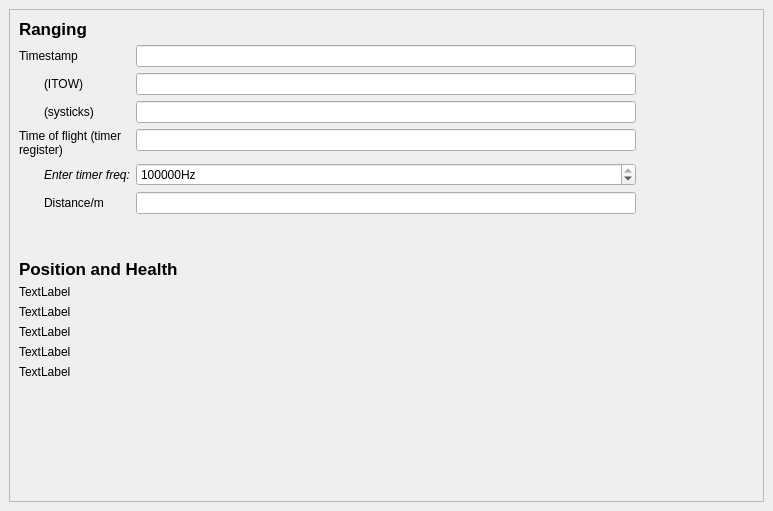
<?xml version="1.0" encoding="UTF-8"?>
<ui version="4.0">
 <class>TOAD</class>
 <widget class="QDockWidget" name="TOAD">
  <property name="geometry">
   <rect>
    <x>0</x>
    <y>0</y>
    <width>773</width>
    <height>511</height>
   </rect>
  </property>
  <property name="windowTitle">
   <string>TOAD Panel</string>
  </property>
  <widget class="QWidget" name="dockWidgetContents">
   <layout class="QVBoxLayout" name="verticalLayout">
    <item>
     <widget class="QScrollArea" name="scrollArea">
      <property name="widgetResizable">
       <bool>true</bool>
      </property>
      <widget class="QWidget" name="scrollAreaWidgetContents_2">
       <property name="geometry">
        <rect>
         <x>0</x>
         <y>0</y>
         <width>753</width>
         <height>466</height>
        </rect>
       </property>
       <layout class="QVBoxLayout" name="verticalLayout_2">
        <item>
         <layout class="QFormLayout" name="formLayout_ranging">
          <property name="sizeConstraint">
           <enum>QLayout::SetMaximumSize</enum>
          </property>
          <property name="fieldGrowthPolicy">
           <enum>QFormLayout::AllNonFixedFieldsGrow</enum>
          </property>
          <item row="0" column="0" colspan="2">
           <widget class="QLabel" name="label_ranging_title">
            <property name="maximumSize">
             <size>
              <width>640</width>
              <height>16777215</height>
             </size>
            </property>
            <property name="font">
             <font>
              <pointsize>13</pointsize>
              <weight>75</weight>
              <bold>true</bold>
             </font>
            </property>
            <property name="text">
             <string>Ranging</string>
            </property>
           </widget>
          </item>
          <item row="1" column="0">
           <widget class="QLabel" name="label_timestamp">
            <property name="text">
             <string>Timestamp</string>
            </property>
           </widget>
          </item>
          <item row="1" column="1">
           <widget class="QLineEdit" name="lineEdit_timestamp">
            <property name="maximumSize">
             <size>
              <width>500</width>
              <height>16777215</height>
             </size>
            </property>
            <property name="inputMethodHints">
             <set>Qt::ImhNone</set>
            </property>
            <property name="readOnly">
             <bool>true</bool>
            </property>
           </widget>
          </item>
          <item row="2" column="0">
           <widget class="QLabel" name="label_timestamp_itow">
            <property name="inputMethodHints">
             <set>Qt::ImhNone</set>
            </property>
            <property name="text">
             <string>(ITOW)</string>
            </property>
            <property name="indent">
             <number>25</number>
            </property>
           </widget>
          </item>
          <item row="2" column="1">
           <widget class="QLineEdit" name="lineEdit_timestamp_itow">
            <property name="maximumSize">
             <size>
              <width>500</width>
              <height>16777215</height>
             </size>
            </property>
            <property name="inputMethodHints">
             <set>Qt::ImhDigitsOnly</set>
            </property>
            <property name="readOnly">
             <bool>true</bool>
            </property>
           </widget>
          </item>
          <item row="3" column="0">
           <widget class="QLabel" name="label_timestamp_systicks">
            <property name="text">
             <string>(systicks)</string>
            </property>
            <property name="indent">
             <number>25</number>
            </property>
           </widget>
          </item>
          <item row="3" column="1">
           <widget class="QLineEdit" name="lineEdit_timestamp_systicks">
            <property name="maximumSize">
             <size>
              <width>500</width>
              <height>16777215</height>
             </size>
            </property>
            <property name="inputMethodHints">
             <set>Qt::ImhDigitsOnly</set>
            </property>
            <property name="readOnly">
             <bool>true</bool>
            </property>
           </widget>
          </item>
          <item row="4" column="0">
           <widget class="QLabel" name="label_tof">
            <property name="text">
             <string>Time of flight (timer register)</string>
            </property>
            <property name="wordWrap">
             <bool>true</bool>
            </property>
           </widget>
          </item>
          <item row="4" column="1">
           <widget class="QLineEdit" name="lineEdit_tof">
            <property name="maximumSize">
             <size>
              <width>500</width>
              <height>16777215</height>
             </size>
            </property>
            <property name="readOnly">
             <bool>true</bool>
            </property>
           </widget>
          </item>
          <item row="5" column="0">
           <widget class="QLabel" name="label_timerfreq">
            <property name="font">
             <font>
              <italic>true</italic>
             </font>
            </property>
            <property name="text">
             <string>Enter timer freq:</string>
            </property>
            <property name="indent">
             <number>25</number>
            </property>
           </widget>
          </item>
          <item row="5" column="1">
           <widget class="QSpinBox" name="spinBox_timerfreq">
            <property name="maximumSize">
             <size>
              <width>500</width>
              <height>16777215</height>
             </size>
            </property>
            <property name="suffix">
             <string>Hz</string>
            </property>
            <property name="maximum">
             <number>99999999</number>
            </property>
            <property name="singleStep">
             <number>1000</number>
            </property>
            <property name="value">
             <number>84000000</number>
            </property>
           </widget>
          </item>
          <item row="6" column="0">
           <widget class="QLabel" name="label_distance">
            <property name="text">
             <string>Distance/m</string>
            </property>
            <property name="alignment">
             <set>Qt::AlignLeading|Qt::AlignLeft|Qt::AlignVCenter</set>
            </property>
            <property name="indent">
             <number>25</number>
            </property>
           </widget>
          </item>
          <item row="6" column="1">
           <widget class="QLineEdit" name="lineEdit_distance">
            <property name="maximumSize">
             <size>
              <width>500</width>
              <height>16777215</height>
             </size>
            </property>
            <property name="readOnly">
             <bool>true</bool>
            </property>
           </widget>
          </item>
         </layout>
        </item>
        <item>
         <layout class="QFormLayout" name="formLayout_2">
          <item row="0" column="0" colspan="2">
           <widget class="QLabel" name="label_pos">
            <property name="maximumSize">
             <size>
              <width>640</width>
              <height>16777215</height>
             </size>
            </property>
            <property name="font">
             <font>
              <pointsize>13</pointsize>
              <weight>75</weight>
              <bold>true</bold>
             </font>
            </property>
            <property name="text">
             <string>Position and Health</string>
            </property>
           </widget>
          </item>
          <item row="1" column="0">
           <widget class="QLabel" name="label_2">
            <property name="text">
             <string>TextLabel</string>
            </property>
           </widget>
          </item>
          <item row="2" column="0">
           <widget class="QLabel" name="label_3">
            <property name="text">
             <string>TextLabel</string>
            </property>
           </widget>
          </item>
          <item row="3" column="0">
           <widget class="QLabel" name="label_4">
            <property name="text">
             <string>TextLabel</string>
            </property>
           </widget>
          </item>
          <item row="4" column="0">
           <widget class="QLabel" name="label_5">
            <property name="text">
             <string>TextLabel</string>
            </property>
           </widget>
          </item>
          <item row="5" column="0">
           <widget class="QLabel" name="label_6">
            <property name="text">
             <string>TextLabel</string>
            </property>
           </widget>
          </item>
         </layout>
        </item>
       </layout>
      </widget>
     </widget>
    </item>
   </layout>
  </widget>
 </widget>
 <resources/>
 <connections/>
</ui>
